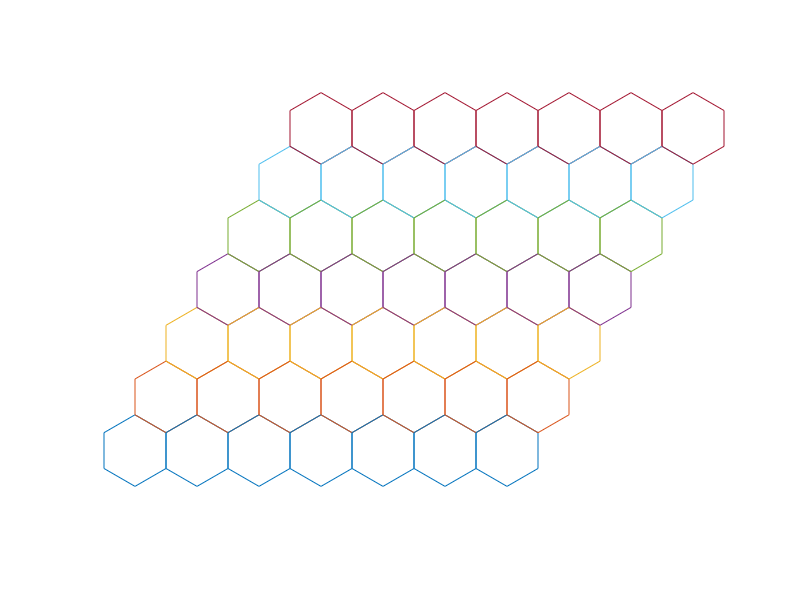

MATLAB code for this plot:
figure;
hold on;
hexX = [1.5, 0, -1.5, -1.5, 0, 1.5, 1.5];
hexY = sqrt (3) * [0.5,1,0.5,-0.5,-1,-0.5,0.5];
genT = [3,0];
genS = [1.5,sqrt(3)*1.5];
kmax = 3;
lmax = 3;
for k = -kmax:kmax
   for l = -lmax:lmax
        trans = k*genT + l*genS;
        newhexX = hexX + trans(1);
        newhexY = hexY + trans(2);
    plot(newhexX,newhexY);
end
end
axis equal;
axis off;
hold off;
